Frame 1 (no input): blank canvas, image omitted
Frame 60 (the mouse pressed at the canvas centre just before this capture): blank canvas, image omitted
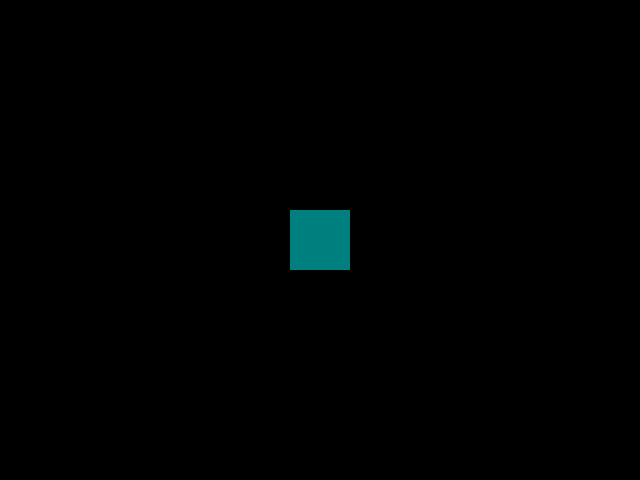
Frame 120 (the mouse held since frame 60 and released just before this capture)

The Processing sketch whose frames 1 and 60 were blank and that drew this single picture after the mouse press (run headless with seeded random() and noise(); from frame 60 on, the mouse is pressed at the canvas centre):

// Processing sketch: colors
// ── colors.pde
int mode = 0;
int value;
void setup() {
  //setting sketch size
  size(640, 480);
  // setting rect drawing mode to radius
  rectMode(RADIUS);
  //setting color mode and ranges
  colorMode(HSB, 640, 100, 480);
  // disabling the shape outline
  noStroke();
}

void draw() {
  //setting background color to erase previous drawings
  background(0, 0, 0);

  if (mode == 0) {
    //setting rect color fill according mouse position
    fill(mouseX, 100, mouseY);
    println(0);
  } else {
    fill(mouseX, 100, mouseY);
    println(1);
  }

  // drawing a rectangle taking the current mouse position as center
  rect(mouseX, mouseY, 30, 30);
}

void keyPressed() {
  // on space key pressed
  if (key == ' ') {
    if (mode == 0){
      mode = 1;
      colorMode(RGB, 640, 100, 480);
    } else {
      mode = 0;
      colorMode(HSB, 640, 100, 480);
    }
  }
}
